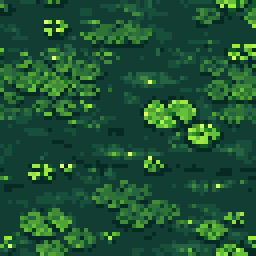
#> input picture tools/data/swamp_shallow_src.png, 64 x 64 px (shown 4 times larger)
$ python swamp_floor.py
#> lines starting #> are read from the running program, lines starting #| are printed output that depends on the picture
"""Podłoże Zatopionych podziemi: duże (SIZE x SIZE), nieregularne pole wody z kępkami rzęsy i lilii.

Kafelek płycizny z Watry (../Watra/assets/swamp/ground/shallow.png, 64x64) powtarzany wprost dawał wyraźny wzór
co 64 px (uwaga autora 15.11.2026). Tu z kafelka wycina się kępki (wszystko poza tłem wody i ciemnymi
zmarszczkami), a potem rozrzuca je losowo (z odbiciami) na dużym polu: gęstość zależy od miękkiego szumu, więc
są skupiska i otwarte połacie wody; zmarszczki dorysowuje się osobno. Kępki i szum zawijają się na brzegach, więc
pole powtarza się bez szwów. Na końcu kolory przesuwa się w stronę mętnej, szaroniebieskiej wody (żeby zielone
żabołaki i ciemne topielce odcinały się od tła).

Użycie: python tools/swamp_floor.py [ziarno]  ->  assets/watra/swamp_floor.png
"""
import colorsys
import math
import random
import sys
from pathlib import Path

from PIL import Image

ROOT = Path(__file__).resolve().parent.parent
SOURCE = ROOT.parent / "Watra" / "assets" / "swamp" / "ground" / "shallow.png"
# kopia kafelka w repozytorium (gdy nie ma klonu Watry obok)
SOURCE_COPY = ROOT / "tools" / "data" / "swamp_shallow_src.png"
OUT = ROOT / "assets" / "watra" / "swamp_floor.png"
SIZE = 768
TILE = 64
BG = (17, 61, 50)
RIPPLE = (7, 41, 36)
# ile kępek próbujemy postawić (część odpada przez szum) i ile zmarszczek
CLUMP_TRIES = 5500
RIPPLES = 1600


def load_source() -> Image.Image:
    path = SOURCE if SOURCE.exists() else SOURCE_COPY
    img = Image.open(path).convert("RGB")
#> img is the input picture: PIL image 64x64 RGB; mean R, G, B 29.9, 81.8, 51.7
    if path == SOURCE:
        SOURCE_COPY.parent.mkdir(parents=True, exist_ok=True)
        img.save(SOURCE_COPY)
    return img


def clumps(tile: Image.Image) -> list[dict]:
    """Kępki z kafelka: spójne grupy pikseli innych niż tło i zmarszczki (kafelek 3x3, żeby nie ucinać na brzegach)."""
    big = Image.new("RGB", (TILE * 3, TILE * 3))
#> big: PIL image 192x192 RGB; every value is 0
    for i in range(3):
        for j in range(3):
            big.paste(tile, (i * TILE, j * TILE))
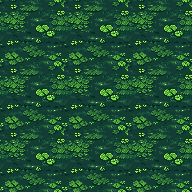
#> big: PIL image 192x192 RGB; mean R, G, B 29.9, 81.8, 51.7
    px = big.load()
    w, h = big.size
#> w = 192; h = 192
    seen = set()
    out, keys = [], set()
    for y in range(h):
        for x in range(w):
            if (x, y) in seen or px[x, y] in (BG, RIPPLE):
                continue
            stack, pts = [(x, y)], []
            seen.add((x, y))
            while stack:
                cx, cy = stack.pop()
                pts.append((cx, cy))
                for dx in (-1, 0, 1):
                    for dy in (-1, 0, 1):
                        nx, ny = cx + dx, cy + dy
                        if 0 <= nx < w and 0 <= ny < h and (nx, ny) not in seen and px[nx, ny] not in (BG, RIPPLE):
                            seen.add((nx, ny))
                            stack.append((nx, ny))
            xs = [p[0] for p in pts]
            ys = [p[1] for p in pts]
            x0, y0 = min(xs), min(ys)
            if min(xs) == 0 or min(ys) == 0 or max(xs) == w - 1 or max(ys) == h - 1 or len(pts) < 3:
                continue
            key = (x0 % TILE, y0 % TILE, len(pts))
            if key in keys:
                continue
            keys.add(key)
            out.append({"w": max(xs) - x0 + 1, "h": max(ys) - y0 + 1, "px": [(p[0] - x0, p[1] - y0, px[p]) for p in pts]})
#> after the loop, keys = 25 items; out = 25 items; seen = 14679 items
    return out


def noise(x: float, y: float, seed: int) -> float:
    """Miękki szum zawijany na brzegach pola (suma sinusów o całkowitych okresach) - wynik 0..1."""
    r = random.Random(seed)
    v = 0.0
    for k in (1, 2, 3):
        for _ in range(2):
            ax, ay, ph = r.randint(-k, k), r.randint(-k, k), r.random() * math.tau
            v += math.sin(math.tau * (ax * x + ay * y) / SIZE + ph) / k
    return 0.5 + v / 5.0


def recolor(img: Image.Image) -> Image.Image:
    """Mętna, szaroniebieska woda (te same przesunięcia co wcześniej dla kafelka)."""
    px = img.load()
    for y in range(img.height):
        for x in range(img.width):
            r, g, b = px[x, y]
            h, s, v = colorsys.rgb_to_hsv(r / 255, g / 255, b / 255)
            h, s, v = (h + 0.1) % 1.0, s * 0.5, min(1.0, v * 1.25 + 0.06)
            r2, g2, b2 = colorsys.hsv_to_rgb(h, s, v)
            px[x, y] = (int(r2 * 255), int(g2 * 255), int(b2 * 255))
    return img


def main() -> None:
    seed = int(sys.argv[1]) if len(sys.argv) > 1 else 15
    rnd = random.Random(seed)
    parts = clumps(load_source())
#> parts = 25 items
    img = Image.new("RGB", (SIZE, SIZE), BG)
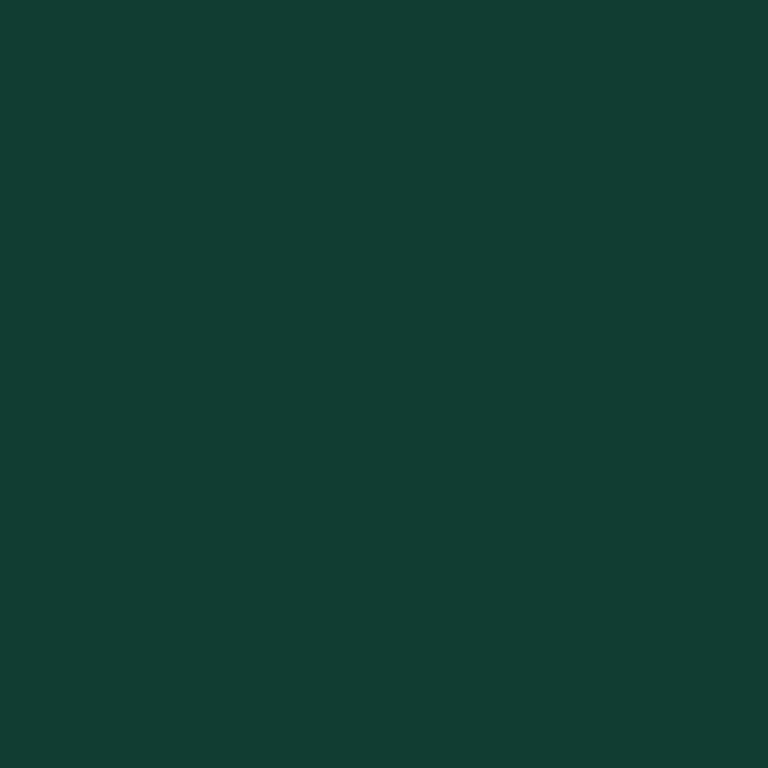
#> img: PIL image 768x768 RGB; mean R, G, B 17, 61, 50
    px = img.load()
    for _ in range(RIPPLES):
        x, y, n = rnd.randrange(SIZE), rnd.randrange(SIZE), rnd.randint(2, 7)
        for i in range(n):
            px[(x + i) % SIZE, y] = RIPPLE
    big = [c for c in parts if len(c["px"]) >= 12]
#> big = 13 items
    for _ in range(CLUMP_TRIES):
        x, y = rnd.randrange(SIZE), rnd.randrange(SIZE)
        dense = noise(x, y, seed)
        if rnd.random() > dense ** 1.6:
            continue  # otwarta woda tam, gdzie szum niski
        c = rnd.choice(big if rnd.random() < 0.7 else parts)
        fx, fy = rnd.random() < 0.5, rnd.random() < 0.3
        for (dx, dy, col) in c["px"]:
            if fx:
                dx = c["w"] - 1 - dx
            if fy:
                dy = c["h"] - 1 - dy
            px[(x + dx) % SIZE, (y + dy) % SIZE] = col
#> after the loop, dx = 5; dy = 1
    OUT.parent.mkdir(parents=True, exist_ok=True)
    recolor(img).save(OUT)
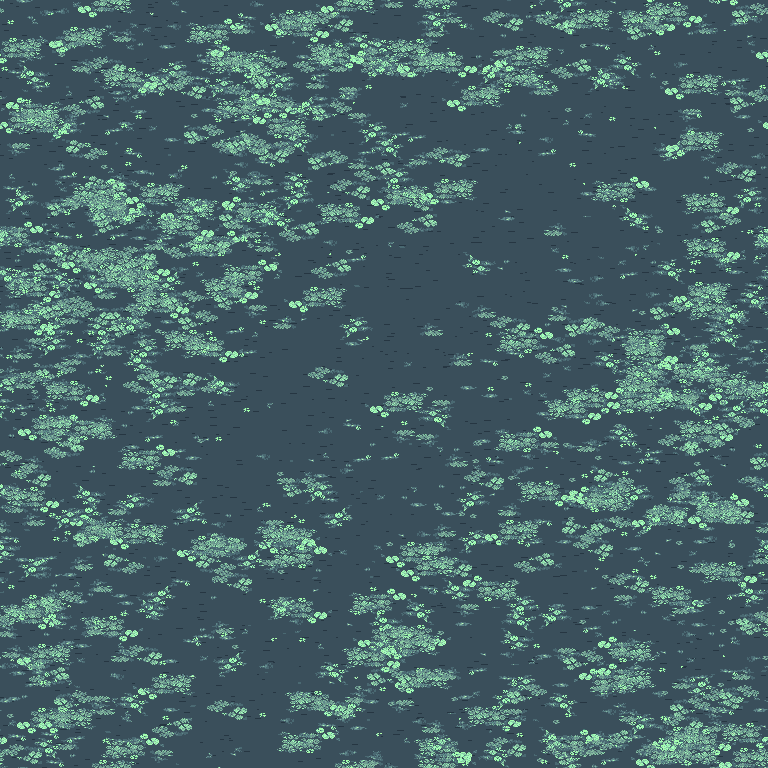
#> saved as swamp_floor.png: PIL image 768x768 RGB; mean R, G, B 71.1, 99.6, 104.2
    print(f"{len(parts)} kępek z kafelka -> {OUT}")
#| 25 kępek z kafelka -> assets/watra/swamp_floor.png


if __name__ == "__main__":
    main()
